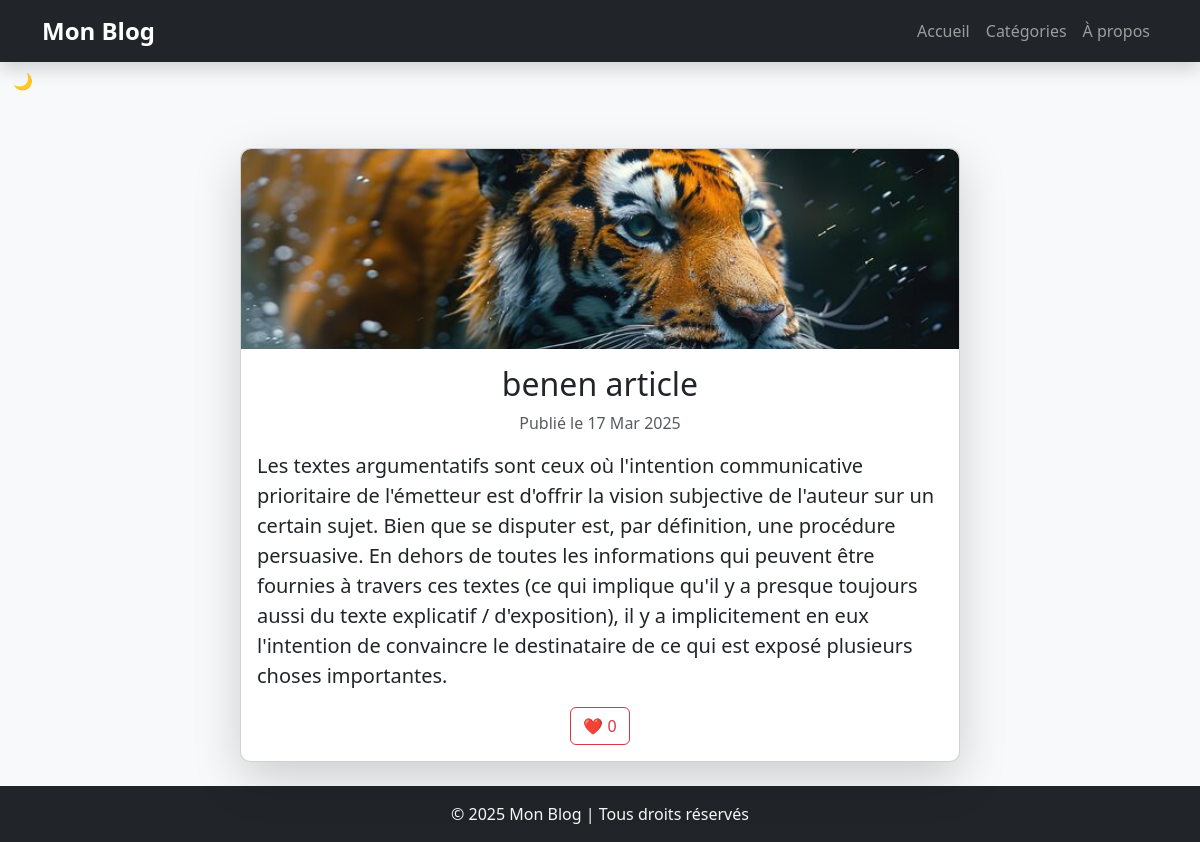
The app's page /article/9/ with its own data.
### blog/models.py (models this page shows, shortened)
class Article(models.Model):
    title = models.CharField(max_length=200)
    content = models.TextField()
    date_published = models.DateTimeField(auto_now_add=True)
    author = models.ForeignKey(User, on_delete=models.CASCADE)
    category = models.ForeignKey(Category, on_delete=models.SET_NULL, null=True, blank=True)
    image = models.ImageField(upload_to='articles/', null=True, blank=True)
    likes = models.ManyToManyField(User, related_name='liked_articles', blank=True)
    def total_likes(self):
        return self.likes.count()

### blog/views.py (the view)
# urls.py: path('article/<int:pk>/', ArticleDetailView.as_view(), name='article-detail'),
class ArticleDetailView(DetailView):
    model = Article
    template_name = 'blog/article_detail.html'

### blog/templates/blog/article_detail.html
{% extends 'blog/base.html' %}
{% block content %}
<div class="container mt-5">
    <div class="row justify-content-center">
        <div class="col-md-8">
            <div class="card shadow-lg">
                {% if article.image %}
                    <img src="{{ article.image.url }}" class="card-img-top" alt="{{ article.title }}">
                {% endif %}
                <div class="card-body">
                    <h2 class="card-title text-center">{{ article.title }}</h2>
                    <p class="text-muted text-center">Publié le {{ article.date_published|date:"d M Y" }}</p>
                    <p class="card-text lead">{{ article.content }}</p>
                    <div class="text-center">
                        <a href="{% url 'like-article' article.id %}" class="btn btn-outline-danger">
                            ❤️ {{ article.total_likes }}
                        </a>
                    </div>
                </div>
            </div>
        </div>
    </div>
</div>
{% endblock %}

### blog/static/css/style.css (style rules this page uses)
body { background-color: #f8f9fa; }
.card { border-radius: 10px; transition: transform 0.2s; }
.card img { border-top-left-radius: 10px; border-top-right-radius: 10px; height: 200px; object-fit: cover; }

### records on screen
Article: image (picture), title "benen article", date_published "17 Mar 2025", content "Les textes argumentatifs sont ceux où l'intention communicative prioritaire de l'émetteur est d'offrir la vision subjective de l'auteur sur un certain sujet. Bien que se disputer est, par définition, une procédure persuasive. En dehors de toutes les informations qui peuvent être fournies à travers ces textes (ce qui implique qu'il y a presque toujours aussi du texte explicatif / d'exposition), il y a implicitement en eux l'intention de convaincre le destinataire de ce qui est exposé plusieurs choses importantes.", total_likes "0"
